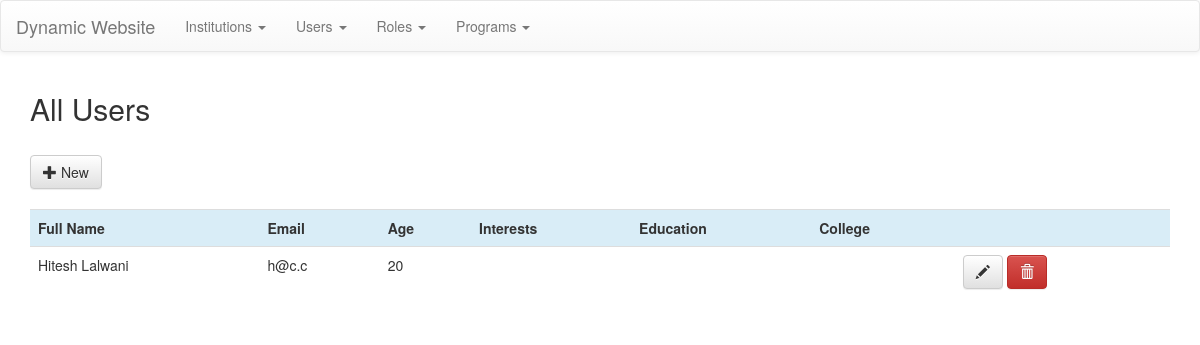
The page /index.php/users on the database as committed earlier.
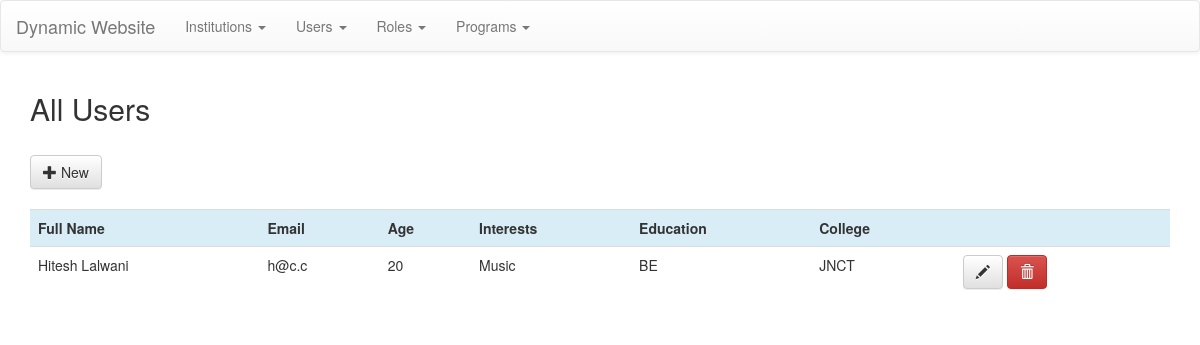
The same page on the database as committed later.
### tables this page shows
CREATE TABLE `users` (
  `id` int(11) NOT NULL,
  `user_full_name` varchar(255) NOT NULL,
  `user_email` varchar(255) DEFAULT NULL,
  `user_age` int(11) NOT NULL,
  `user_interests` text,
  `user_education` text,
  `user_college` varchar(255) DEFAULT NULL
);

### application/controllers/Users.php (called while the page is built, shortened)
<?php
    class Users extends CI_Controller{
        public function index(){
            $data['users'] = $this->users_model->get_users();
            $this->load->view('templates/header');
            $this->load->view('users/all',$data);
            $this->load->view('templates/footer');
        }
    }

### index.php (called while the page is built, shortened)
<?php
require_once BASEPATH.'core/CodeIgniter.php';

### application/models/Users_model.php (called while the page is built, shortened)
<?php
    class Users_model extends CI_Model{
        public function get_users(){
            $this->db->order_by('user_full_name');
            $query = $this->db->get('users');
            return $query->result();
        }
    }

### application/views/users/all.php (the view)
<div class="container">
    <h2>All Users</h2><br>
    <a class="btn btn-default" href="<?php echo base_url().'users/new_user'; ?>"><span class="glyphicon glyphicon-plus" aria-hidden="true"></span> New</a>
    <br><br>
    <div class="table-responsive">
        <table class="table">
            <tbody>
                <tr class="info">
                    <th>Full Name</th>
                    <th>Email</th>
                    <th>Age</th>
                    <th>Interests</th>
                    <th>Education</th>
                    <th>College</th>
                    <th></th>
                </tr>
                <?php foreach($users as $user): ?>
                    <tr>
                        <td><?php echo $user->user_full_name; ?></td>
                        <td><?php echo $user->user_email; ?></td>
                        <td><?php echo $user->user_age; ?></td>
                        <td><?php echo $user->user_interests; ?></td>
                        <td><?php echo $user->user_education; ?></td>
                        <td><?php echo $user->user_college; ?></td>
                        <td>
                            <a href="<?php echo base_url().'users/edit_user/'.$user->id; ?>" class="btn btn-default"><span class="glyphicon glyphicon-pencil" aria-hidden="true"></span></a>
                            <a href="<?php echo base_url().'users/delete_user/'.$user->id; ?>" class="btn btn-danger"><span class="glyphicon glyphicon-trash" aria-hidden="true"></span></a>
                        </td>
                    </tr>
                <?php endforeach; ?>
            </tbody>
        </table>
    </div>
</div>

Rows that differ between the two databases and show on the page:
changed users "Hitesh Lalwani": user_interests (not shown) → "Music"; user_education (not shown) → "BE"; user_college (not shown) → "JNCT"
